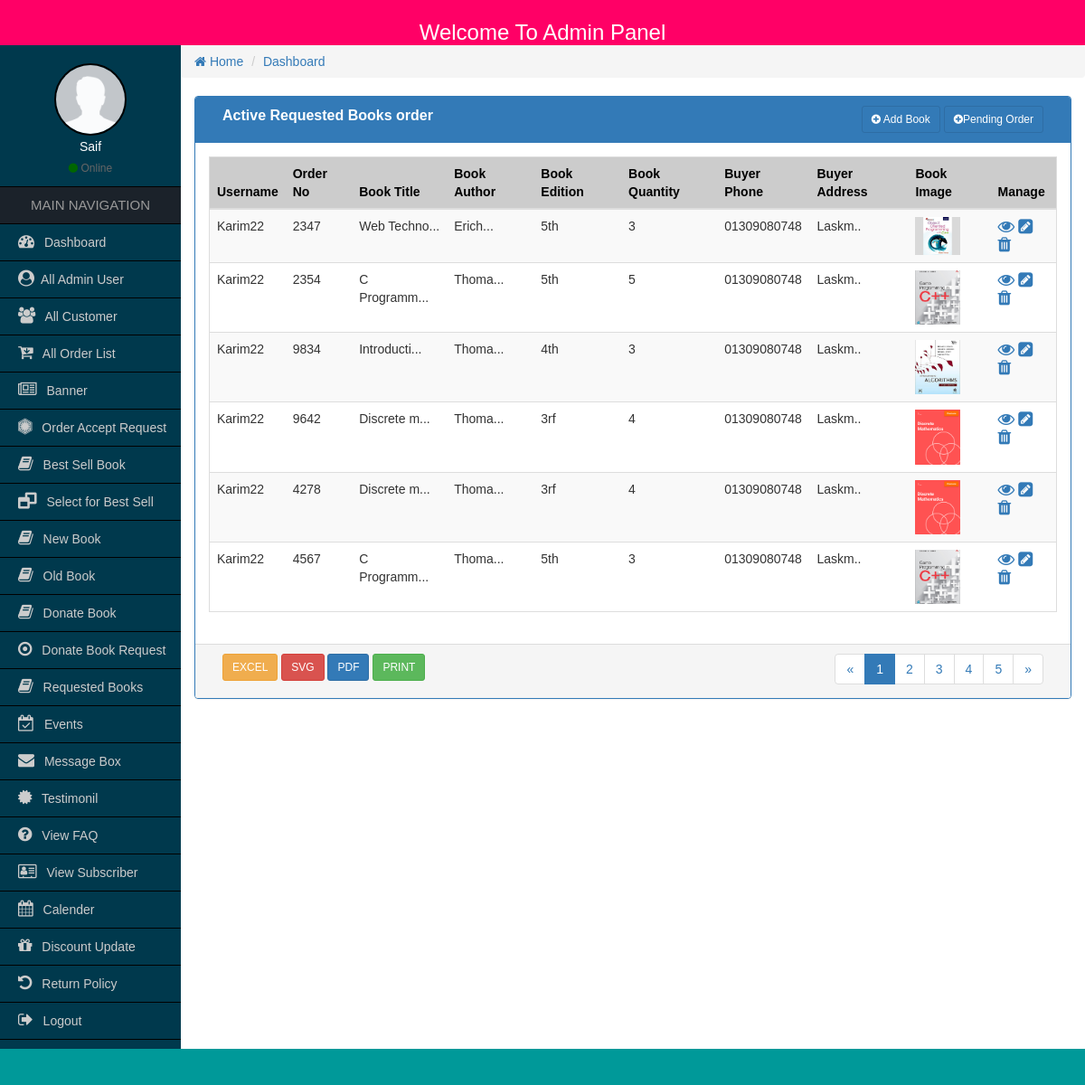
The page /admin/all-active-reqbook.php (signed in) on the database its author committed.
### tables this page shows
CREATE TABLE `adm_active_reqbook` (
  `id` int(11) NOT NULL,
  `req_title` varchar(400) NOT NULL,
  `req_author` varchar(400) NOT NULL,
  `req_edition` varchar(4) NOT NULL,
  `req_quantity` int(4) NOT NULL,
  `req_phone` varchar(11) NOT NULL,
  `req_address` varchar(500) NOT NULL,
  `status` int(2) NOT NULL,
  `req_bookimg` varchar(1000) NOT NULL,
  `username` varchar(80) NOT NULL,
  `orderNo` varchar(10) NOT NULL
);

### admin/all-active-reqbook.php (the view, shortened to what this page needs)
<?php
    require_once('functions/function.php');
    if($_SESSION['role']=='1'){
?>
    <div class="col-md-12">
    	<div class="panel panel-primary">
            <div class="panel-heading">
                <div class="col-md-9 heading_title">
                    Active Requested Books order
                 </div>
                 <div class="col-md-3 text-right">
                 	<a href="#" class="btn btn-sm btn btn-primary"><i class="fa fa-plus-circle"></i> Add Book</a>
                  <a href="all-pending-reqbook.php" class="btn btn-sm btn btn-primary"><i class="fa fa-plus-circle"></i>Pending Order</a>
                </div>
                <div class="clearfix"></div>
            </div>
          <div class="panel-body">
              <table class="table table-responsive table-striped table-hover table_cus">
              		<thead class="table_head">
                		<tr>
                      <th>Username</th>
                      <th>Order No</th>
                      <th>Book Title</th>
                      <th>Book Author</th>
                      <th>Book Edition</th>
                      <th>Book Quantity</th>
                      <th>Buyer Phone</th>
                      <th>Buyer Address</th>
                      <th>Book Image</th>
                      <th>Manage</th>
                    </tr>
                	</thead>
                    <tbody>
                      <?php
                          $sel="SELECT * FROM adm_active_reqbook ORDER BY id DESC";
                          $Q=mysqli_query($con,$sel);
                          while($data=mysqli_fetch_assoc($Q)){
                      ?>
                    	<tr>
                        <td><?= $data['username']; ?></td>
                        <td><?= $data['orderNo']; ?></td>
                        <td><?= substr($data['req_title'],0,10);?>...</td>
                        <td><?= substr($data['req_author'],0,5);?>...</td>
                        <td><?= $data['req_edition']; ?></td>
                        <td><?= $data['req_quantity']; ?></td>
                        <td><?= $data['req_phone']; ?></td>
                        <td><?= substr($data['req_address'],0,5);?>..</td>
                          <td>
                              <?php
                                if($data['req_bookimg']!=''){
                              ?>
                                <img width="50" src="uploads/<?= $data['req_bookimg']; ?>" alt="Image"/>
                              <?php
                                }else{
                              ?>
                                <img width="50" src="images/avatar.png" alt="Image"/>
                              <?php } ?>
                          </td>
                          <td>
                          	<a href="view-active-reqbook.php?v=<?= $data['id']; ?>"><i class="fa fa-eye fa-lg"></i></a>
                              <a href="edit-active-reqbook.php?ed=<?= $data['id']; ?>"><i class="fa fa-pencil-square fa-lg"></i></a>
                              <a href="delete-active-reqbook.php?del=<?= $data['id']; ?>"><i class="fa fa-trash fa-lg"></i></a>
                          </td>
                        </tr>
                        <?php } ?>
                    </tbody>
              </table>
          </div>
          <div class="panel-footer">
            <div class="col-md-4">
            	<a href="#" class="btn btn-sm btn-warning">EXCEL</a>
                <a href="#" class="btn btn-sm btn-danger">SVG</a>
                <button onclick="window.print()" class="btn btn-sm btn-primary" type="button">PDF</button>
                <button onclick="window.print()" class="btn btn-sm btn-success" type="button">PRINT</button>
            </div>
            <div class="col-md-4">
            </div>
            <div class="col-md-4 text-right">
            	<nav aria-label="Page navigation">
                  <ul class="pagination pagina_cus">
                    <li>
                      <a href="#" aria-label="Previous">
                        <span aria-hidden="true">&laquo;</span>
                      </a>
                    </li>
                    <li class="active"><a href="#">1</a></li>
                    <li><a href="#">2</a></li>
                    <li><a href="#">3</a></li>
                    <li><a href="#">4</a></li>
                    <li><a href="#">5</a></li>
                    <li>
                      <a href="#" aria-label="Next">
                        <span aria-hidden="true">&raquo;</span>
                      </a>
                    </li>
                  </ul>
                </nav>
            </div>
            <div class="clearfix"></div>
          </div>
        </div>
    </div>
<?php
  }else{
      echo "Access Denied! You have no permission access this page.";
  }
?>

### admin/css/style.css (style rules this page uses)
* { margin:0px; padding:0px; outline:0px; }
img { border:0px; }
ul, ol { list-style-type:none; }
a { text-decoration:none; }
body { font-family:Verdana, Geneva, sans-serif; }
.heading_title { font-size:16px; font-weight:bold; }
.table_cus { border:1px solid #ddd; }
.table_head { background-color:#ccc; color:#000; }
.pagina_cus { padding:0px; margin:0px; }

### rows shown on the page
adm_active_reqbook: username "Karim22", orderNo "2347", req_title "Web Techno", req_author "Erich", req_edition "5th", req_quantity "3", req_phone "01309080748", req_address "Laskm", req_bookimg (picture)
adm_active_reqbook: username "Karim22", orderNo "2354", req_title "C Programm", req_author "Thoma", req_edition "5th", req_quantity "5", req_phone "01309080748", req_address "Laskm", req_bookimg (picture)
adm_active_reqbook: username "Karim22", orderNo "9834", req_title "Introducti", req_author "Thoma", req_edition "4th", req_quantity "3", req_phone "01309080748", req_address "Laskm", req_bookimg (picture)
adm_active_reqbook: username "Karim22", orderNo "9642", req_title "Discrete m", req_author "Thoma", req_edition "3rf", req_quantity "4", req_phone "01309080748", req_address "Laskm", req_bookimg (picture)
adm_active_reqbook: username "Karim22", orderNo "4278", req_title "Discrete m", req_author "Thoma", req_edition "3rf", req_quantity "4", req_phone "01309080748", req_address "Laskm", req_bookimg (picture)
adm_active_reqbook: username "Karim22", orderNo "4567", req_title "C Programm", req_author "Thoma", req_edition "5th", req_quantity "3", req_phone "01309080748", req_address "Laskm", req_bookimg (picture)

### other values the page prints
$_SESSION['name'] "Saif"
